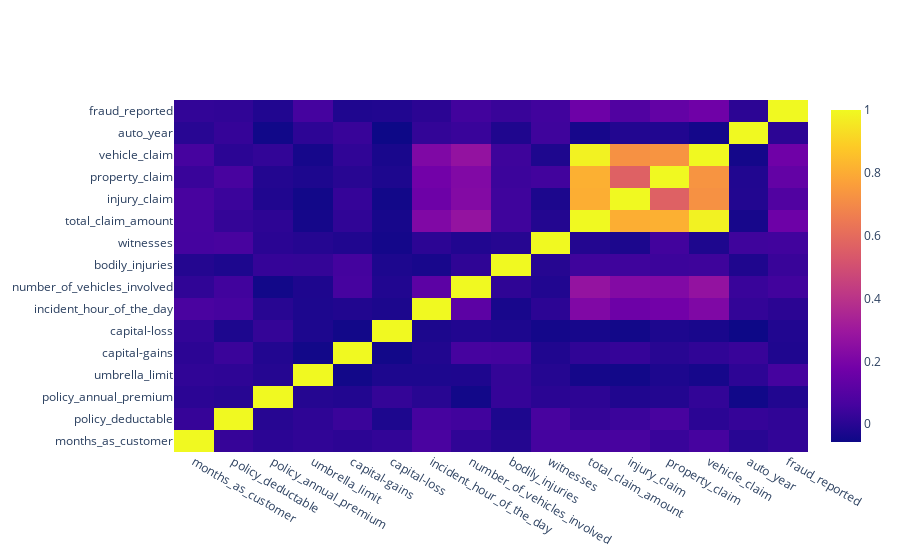

Notebook source saved alongside this figure:
### Code cell
corr=df.select_dtypes("number").corr()
heat_mp=go.Heatmap(z=np.array(corr),x=corr.columns,y=corr.columns)
iplot([heat_mp])

### Figure 1 — Plotly figure (JSON) as saved in the notebook; plotly's stock layout.template omitted (floating-point values rounded to 4 significant figures; data arrays with more than 128 entries replaced by an {"elided": "..."} marker saying what was removed)
{"data": [{"type": "heatmap", "x": ["months_as_customer", "policy_deductable", "policy_annual_premium", "umbrella_limit", "capital-gains", "capital-loss", "incident_hour_of_the_day", "number_of_vehicles_involved", "bodily_injuries", "witnesses", "total_claim_amount", "injury_claim", "property_claim", "vehicle_claim", "auto_year", "fraud_reported"], "y": ["months_as_customer", "policy_deductable", "policy_annual_premium", "umbrella_limit", "capital-gains", "capital-loss", "incident_hour_of_the_day", "number_of_vehicles_involved", "bodily_injuries", "witnesses", "total_claim_amount", "injury_claim", "property_claim", "vehicle_claim", "auto_year", "fraud_reported"], "z": {"elided": "16x16 float values"}}], "layout": {}}
